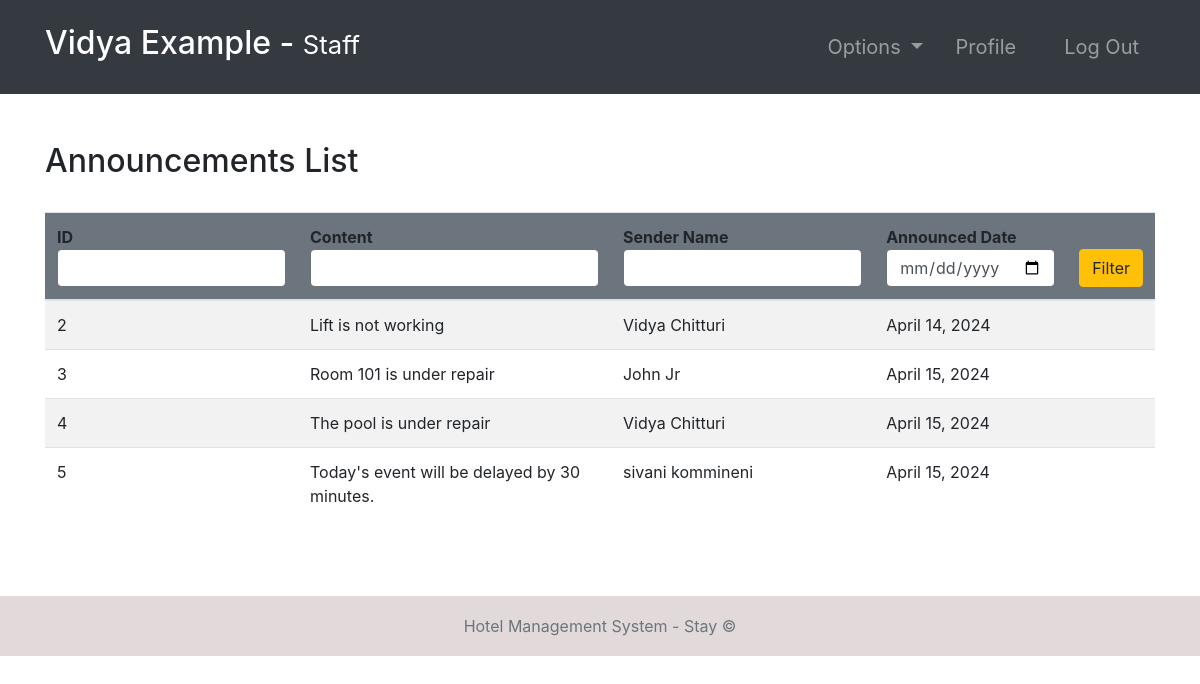
/announcements/ (signed in), run on the app's committed database.
### hotel/models.py (models this page shows, shortened)
class Announcement(models.Model):
    content = models.TextField()
    sender = models.ForeignKey(Employee, null=True, on_delete=models.CASCADE)
    date = models.DateField(default=timezone.now)

### accounts/models.py (models this page shows, shortened)
class Employee(models.Model):
    user = models.OneToOneField(User, null=True, on_delete=models.CASCADE)
    phoneNumber = PhoneNumberField(unique=True)
    salary = models.FloatField()

### hotel/views.py (the view, shortened to what this page needs)
# urls.py: path('announcements/', announcements, name="announcements"),
@ login_required(login_url='login')
def announcements(request):
    role = str(request.user.groups.all()[0])
    path = role + "/"
    announcements = Announcement.objects.all()
    context = {
        "role": role,
        'announcements': announcements
    }
    return render(request, path + "announcements.html", context)

### Templates/staff/announcements.html
{% extends '../index.html' %}
{% block context %}
{% include '../common_pages/authorized-announcements.html' %}
{% endblock %}

### Templates/incs/nav.html (shortened to what this page needs)
<nav class="navbar navbar-dark bg-dark navbar-expand-lg py-3 " role="navigation">
    <div class="container">
        <a href="" class="navbar-brand">
            <h2 class="text-capitalize">
                {{ request.user.first_name }} {{ request.user.last_name }} -
                <small>
                    {{ role }}
                </small>
            </h2>
        </a>
        <div class="collapse navbar-collapse" id="navbarTags">
            <ul class="navbar-nav ml-auto">
                <li class="nav-item dropdown p-2">
                    <a class="nav-link dropdown-toggle" href="#" id="navbarDropdown" role="button"
                        data-toggle="dropdown" aria-haspopup="true" aria-expanded="false">
                        Options
                    </a>
                </li>
                <li class="nav-item mr-3 p-2">
                    {% if role == 'staff' or role == 'receptionist' or role == 'admin' or role == 'manager' %}
                    <a href="{% url 'employee-profile' user.id %}" class="nav-link">Profile</a>
                    {% endif %}
                </li>
                <li class="nav-item p-2 ">
                    <a href="{% url 'logout' %}" class="nav-link">Log Out</a>
                </li>
            </ul>
        </div>
    </div>
</nav>

### Templates/common_pages/authorized-announcements.html (shortened to what this page needs)
<div class="container py-5">
    <div class="table-header row">
        <div class="col-sm-12 col-md-12 col-lg-4 mb-4">
            <h2>Announcements List</h2>
        </div>
    </div>
    <table class="table table-hover table-striped">
        <thead class="bg-secondary rounded">
            <tr>
                <form action="" method="POST">
                    <th>ID<input type="number" name="id" value="{{id}}" class="form-control border border-secondary">
                    </th>
                    <th>Content<input type="text" name="content" value="{{content}}"
                            class="form-control border border-secondary"></th>
                    <th>Sender Name<input type="text" name="name" value="{{name}}"
                            class="form-control border border-secondary"></th>
                    <th>Announced Date<input type="date" class="form-control border border-secondary" name="date"
                            value="{{date}}"></th>
                    <th><button type="submit" name="filter" class="btn btn-warning w-100">Filter</button></th>
                </form>
            </tr>
        </thead>
        <tbody>
            {% for announcement in announcements %}
            <tr>
                <td>{{announcement.id}}</td>
                <td>{{announcement.content}}</td>
                <td>{{announcement.sender.user.first_name}} {{announcement.sender.user.last_name}}</td>
                <td>{{announcement.date}}</td>
                {% if role == "manager" or role == "admin" %}
                <td> <a href="{% url 'deleteAnnouncement' announcement.id %}"
                        class="btn btn-sm btn-danger px-3">Delete</a> </td>
                {% else %}
                <td></td>
                {% endif %}
            </tr>
            {% endfor %}
        </tbody>
    </table>
</div>

### static/css/main.css (style rules this page uses)
* { margin: 0; padding: 0; -webkit-font-smoothing: antialiased; }
body { position: relative; }
nav .nav-item { font-size: 20px; }

### data on the page
Announcement: id "2", content "Lift is not working", sender.user.first_name "Vidya", sender.user.last_name "Chitturi", date "April 14, 2024"
Announcement: id "3", content "Room 101 is under repair", sender.user.first_name "John", sender.user.last_name "Jr", date "April 15, 2024"
Announcement: id "4", content "The pool is under repair", sender.user.first_name "Vidya", sender.user.last_name "Chitturi", date "April 15, 2024"
Announcement: id "5", content "Today's event will be delayed by 30 minutes.", sender.user.first_name "sivani", sender.user.last_name "kommineni", date "April 15, 2024"

### other printed values
{{ request.user.first_name }} "Vidya"
{{ request.user.last_name }} "Example"
{{ role }} "Staff"
